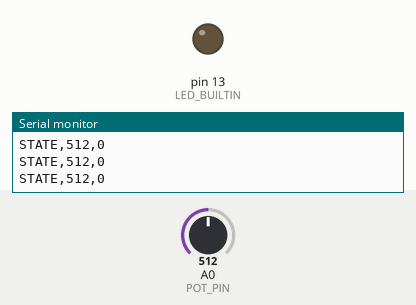
This sketch was run on a simulated Arduino Uno, built with avr-gcc and run on an emulated ATmega328P. Parts: output pins drawn as LEDs (lit = HIGH), the last lines printed to the serial monitor. Inputs (shaded band) come from the test bench; at power-on: A0 (POT_PIN) = 512.

Above: at 1.2 s.
1.3 s: A0 (POT_PIN) set to 787
2.8 s: A0 (POT_PIN) set to 816
At 3.4 s:
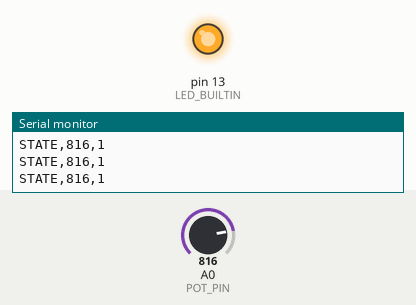
4.3 s: A0 (POT_PIN) set to 771
5.8 s: A0 (POT_PIN) set to 743
At 7.0 s:
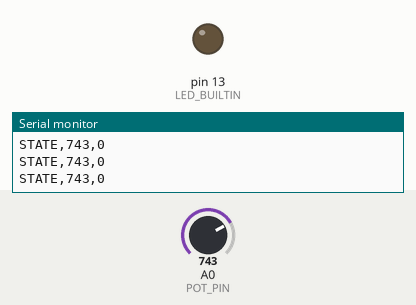
7.3 s: A0 (POT_PIN) set to 810
At 8.3 s:
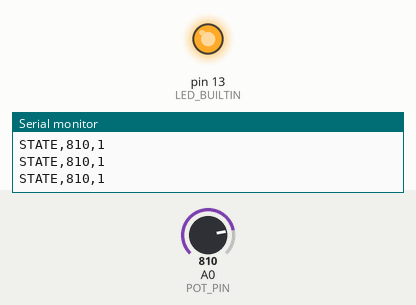
Timing chart, 0 to 9.8 s (numbered marks = the images above; inputs shaded):
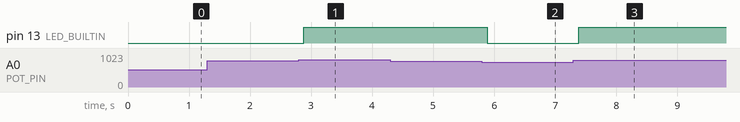

Measured:
- the behaviour switches between 800 and 801 on A0 (POT_PIN) (found by bisection; images 0 and 1)
- the behaviour switches between 760 and 759 on A0 (POT_PIN) (found by bisection; images 1 and 2)
- after the input at 2.8 s, pin 13 (LED_BUILTIN): LOW → HIGH after 0.08 s
- after the input at 5.8 s, pin 13 (LED_BUILTIN): HIGH → LOW after 0.08 s
- after the input at 7.3 s, pin 13 (LED_BUILTIN): LOW → HIGH after 0.09 s

The sketch:

shower.ino
```cpp
/* Water Token System — UNO R3, 10k linear potentiometer.
 * Outer terminals -> 5V and GND; centre (wiper) -> A0.
 * USB protocol, 115200 baud: STATE,<raw 0..1023>,<open 0|1>\n
 * Browser owns shower timing and WT accounting.
 */
const byte POT_PIN = A0;
const int START_THRESHOLD = 800;  // >800 starts (about 78% of travel)
const int STOP_THRESHOLD = 760;   // <760 stops; hysteresis prevents chatter
const unsigned long SAMPLE_MS = 10;
const unsigned long REPORT_MS = 250;
const unsigned long STABLE_MS = 80;

bool valveOpen = false;
bool candidate = false;
unsigned long candidateSince = 0;
unsigned long lastSample = 0;
unsigned long lastReport = 0;
int reading = 0;

void sendState() {
  Serial.print(F("STATE,"));
  Serial.print(reading);
  Serial.print(',');
  Serial.println(valveOpen ? 1 : 0);
}

void setup() {
  Serial.begin(115200);
  pinMode(LED_BUILTIN, OUTPUT);
  pinMode(POT_PIN, INPUT);
  reading = analogRead(POT_PIN);
  // Starts closed. A high reading must remain stable before opening.
  sendState();
}

void loop() {
  const unsigned long now = millis();
  if (now - lastSample >= SAMPLE_MS) {
    lastSample = now;
    // Average four samples to reduce ADC noise.
    long total = 0;
    for (byte i = 0; i < 4; i++) total += analogRead(POT_PIN);
    reading = total / 4;
    bool desired = valveOpen;
    if (!valveOpen && reading > START_THRESHOLD) desired = true;
    if (valveOpen && reading < STOP_THRESHOLD) desired = false;
    if (desired != candidate) {
      candidate = desired;
      candidateSince = now;
    }
    if (candidate != valveOpen && now - candidateSince >= STABLE_MS) {
      valveOpen = candidate;
      digitalWrite(LED_BUILTIN, valveOpen ? HIGH : LOW);
      sendState(); // Send transitions immediately.
      lastReport = now;
    }
  }
  if (now - lastReport >= REPORT_MS) {
    lastReport = now;
    sendState(); // Heartbeat also synchronizes a newly connected page.
  }
}
```
